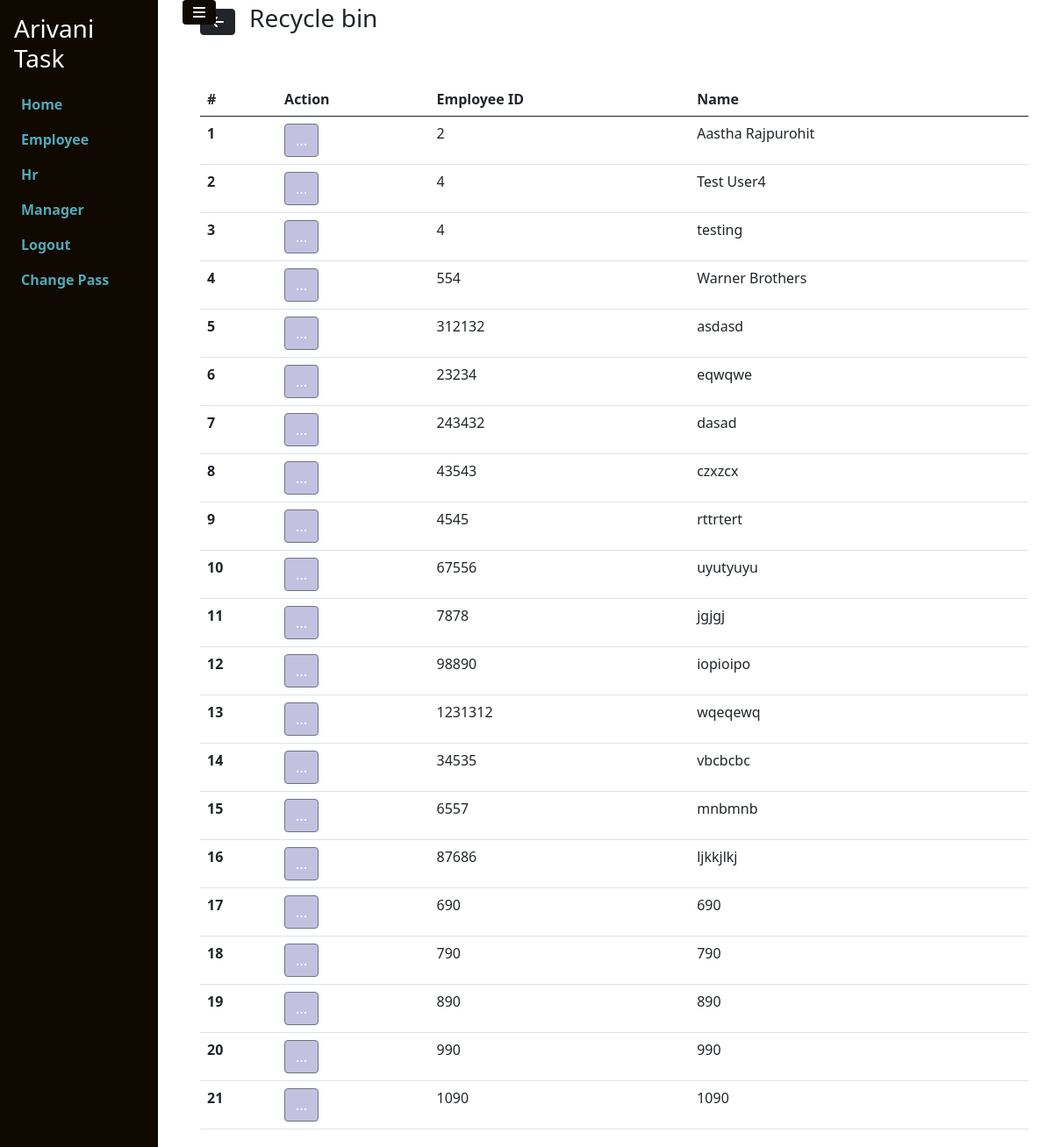
Before: /employee/recycleBinPage/ (signed in) with the older database file.
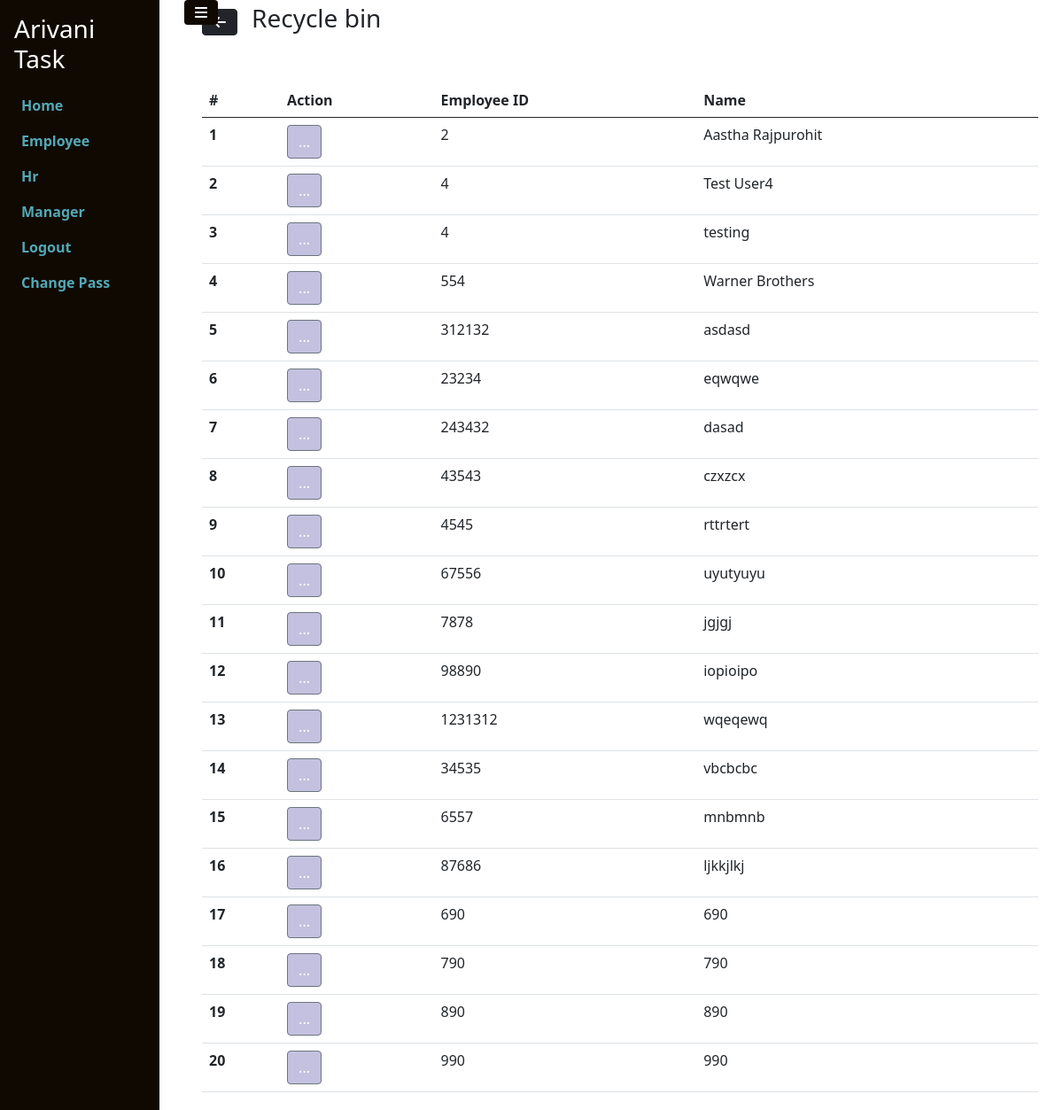
After: the same page with the newer database file.
### employee/models.py (models this page shows, shortened)
class Employee(models.Model):
    employeeID=models.IntegerField()
    name=models.CharField(max_length=70)
    is_deleted=models.BooleanField(default=0)
    created_by=models.ForeignKey(User, on_delete=models.CASCADE,related_name="created_employee",null=True)
    updated_by=models.ForeignKey(User, on_delete=models.CASCADE,related_name="updated_employee",null=True)
    created_at=models.DateTimeField(auto_now_add=True,null=True)
    updated_at = models.DateTimeField(null=True)
    deleted_at = models.DateTimeField(null=True)
    deleted_by = models.ForeignKey(User, on_delete=models.CASCADE,related_name="deleted_employee",null=True)
    restored_at = models.DateTimeField(null=True)
    restored_by = models.ForeignKey(User, on_delete=models.CASCADE,related_name="restored_employee",null=True)
    status = models.BooleanField(default=True)

### employee/views.py (the view)
# urls.py: path('recycleBinPage/',recycleBinPage,name="recycleBinPage_emp"),
def recycleBinPage(request):
    if request.user.is_authenticated:
        logged_in_user = request.user.id
        if request.method=='GET':
            title = 'emp'
            emp = Employee.objects.all().filter(is_deleted=1,created_by=logged_in_user)
            data={
                'title':title,
                'employees':emp
            }
            return render(request,'recycle_bin/recycle_bin.html',data)
        else:
            return render(request, 'recycle_bin/recycle_bin.html',{'error':'Bad Request'})
    else:
        return redirect("loginUserPage")

### templates/recycle_bin/recycle_bin.html (shortened to what this page needs)
{% extends "base/base.html" %}
{% load static %}
{% block content %}
<link href="{% static 'css/recycle_bin/recycle_bin.css' %}" rel="stylesheet"/>
<div class="container">
<div class="header_recyclebin">
    {% if title == 'emp' %}
    <a class="btn btn-dark" href="{% url 'employeePage' %}"><i class="fa-solid fa-arrow-left"></i></a> <h3 class="ms-3">Recycle bin</h3>
    {% elif title == 'hr' %}
    <a class="btn btn-dark" href="{% url 'hr_home' %}"><i class="fa-solid fa-arrow-left"></i></a> <h3 class="ms-3">Recycle bin</h3>
    {% elif title == 'manager' %}
    <a class="btn btn-dark" href="{% url 'ManagerPage' %}"><i class="fa-solid fa-arrow-left"></i></a> <h3 class="ms-3">Recycle bin</h3>
    {% endif %}
</div>
<div class="row">
    {% if title == 'emp' %}
    <div class="mt-5">
        {% if employees %}
        <table class="table">
            <thead>
              <tr>
                <th scope="col">#</th>
                <th scope="col">Action</th>
                <th scope="col">Employee ID</th>
                <th scope="col">Name</th>
              </tr>
            </thead>
            <tbody id="table_data">
                {% for item in employees %}
                <tr>
                    <th scope="row">{{forloop.counter}}</th>
                    <td>
                        <div class="dropdown">
                            <button class="btn btn-secondary " style="background:#c4c1e0" type="button" data-bs-toggle="dropdown" aria-expanded="false">
                              ...
                            </button>
                          </div>
                    </td>
                    <td>{{ item.employeeID }}</td>
                    <td>{{ item.name }}</td>
                </tr>
                {% endfor %}
            </tbody>
          </table>
          {% else %}
          <div class="card mb-2">
            <div class="card-body">
              <h3>No Data Found</h3>
            </div>
          </div>
          {% endif %}
    </div>
    {% endif %}
</div>
</div>
{% endblock content %}

Changed rows visible on the page:
no longer on this page (row edited): Employee: employeeID "1090", name "1090"
